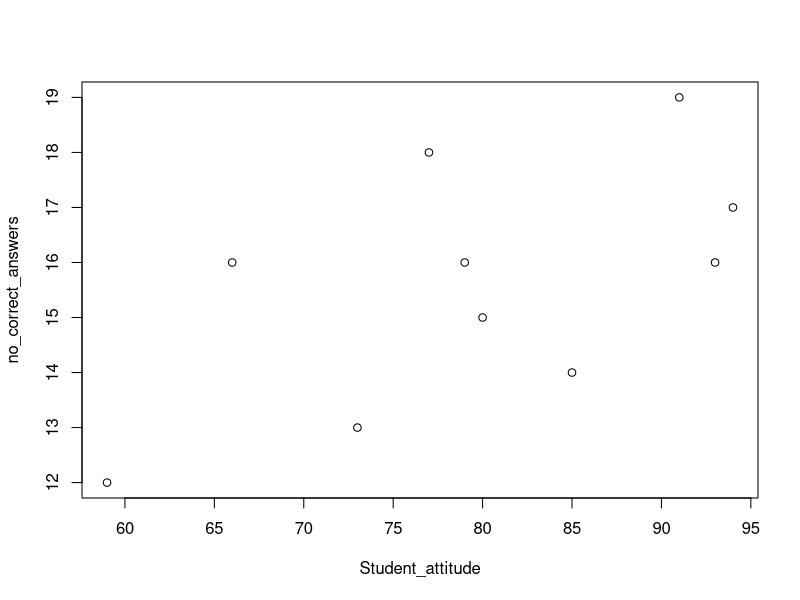
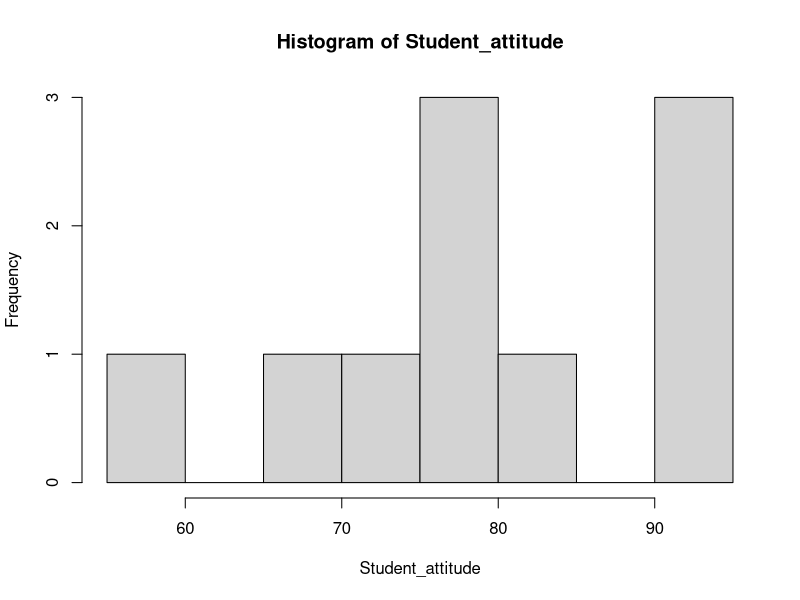
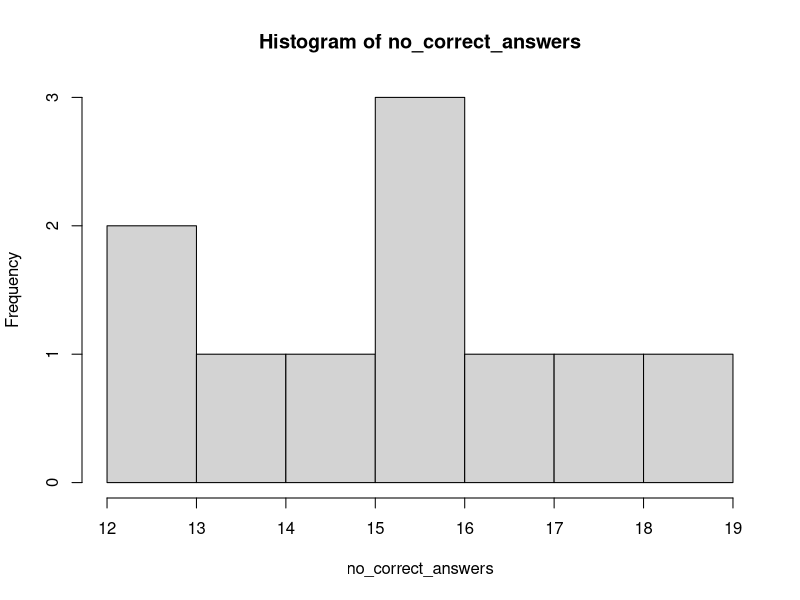
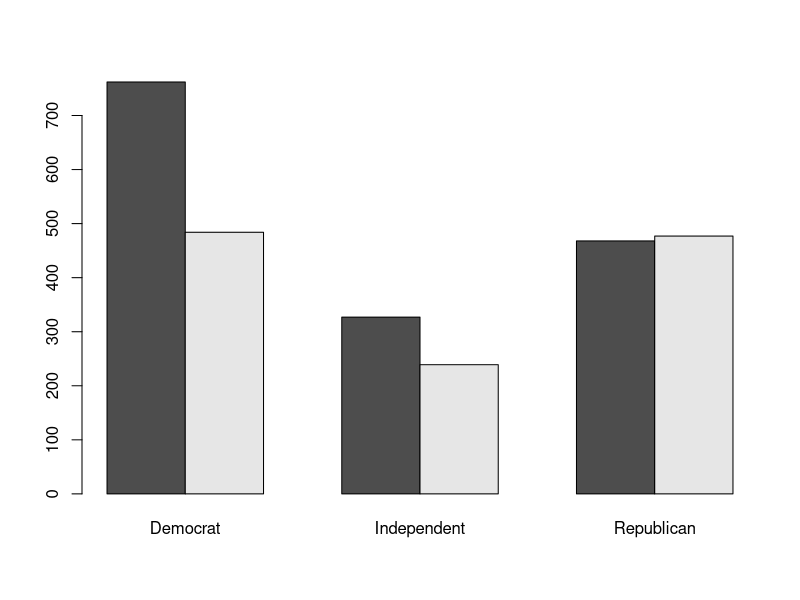
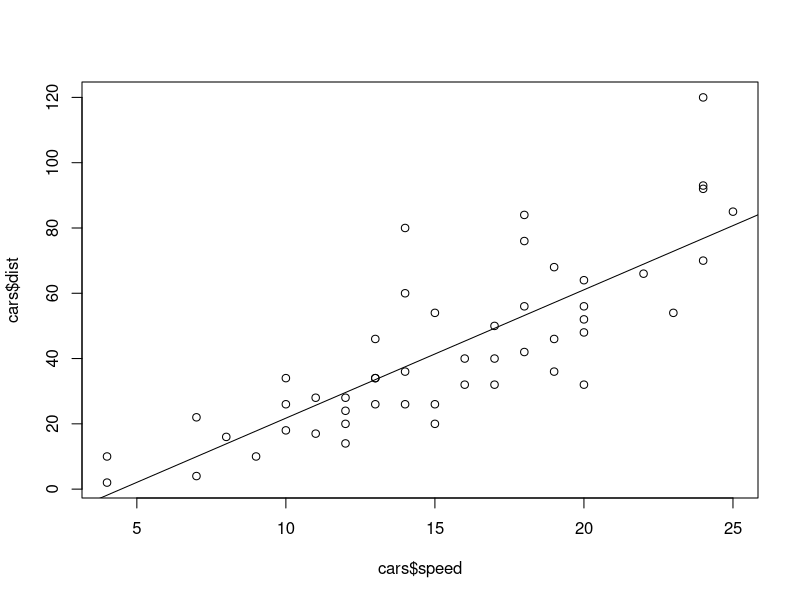
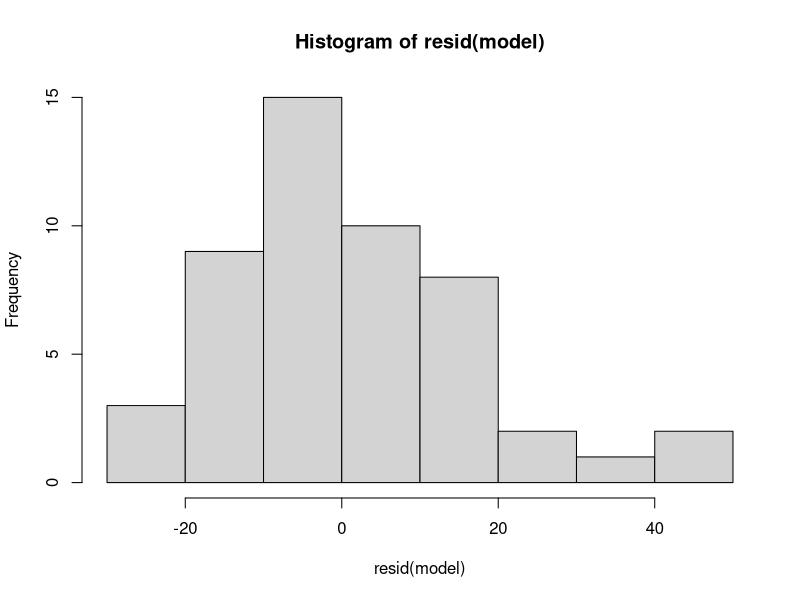
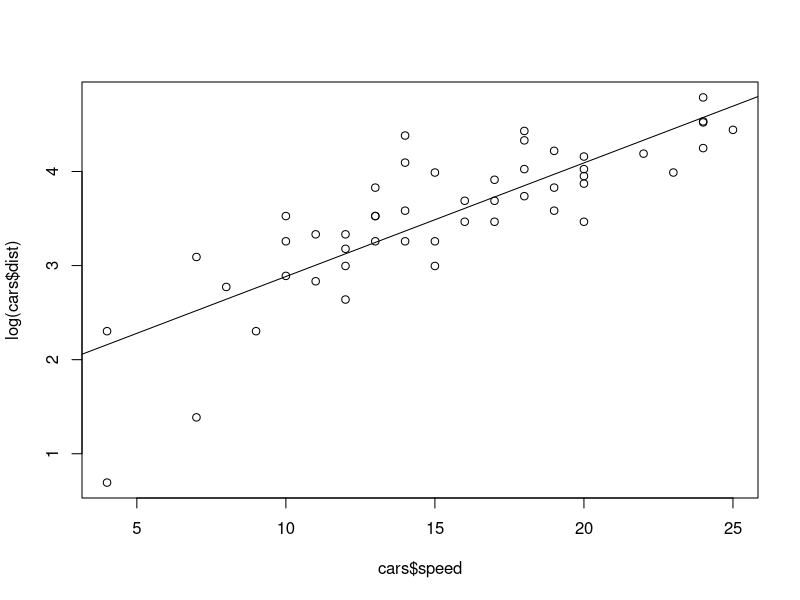
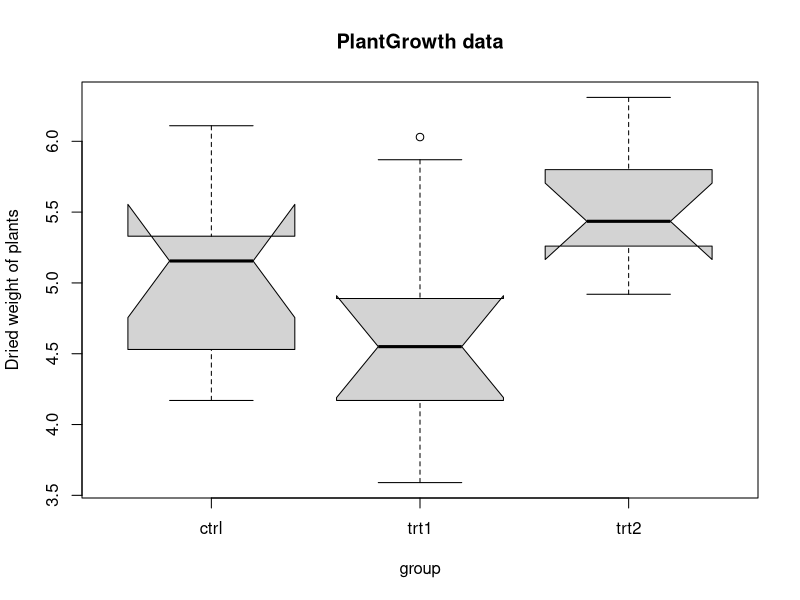

Write R code to recreate these figures, in order.
#----------------- Repeating all tests ----------------
#
# Goal: repeat the statistical tests and methods learned so far.
# Those include: correlations, chi-squared tests, t-tests, wilcoxon tests,
# shapiro tests, anovas, linear models...
#
# Your task: Every student received a red and a green card which you are supposed to raise
# throughout the script. Green = significant, Red = not significant.
# I emphasize this distinction as in cases such as for the Shapiro-Wilk, the red card is
# actually what we would like as an outcome.
#
# The basic analysis is always:
# 1) visual inspection
# 2) independent histograms of the data & shapiro
# 3) the test
# 3b) optional depending on the model: residuals of the model, plotting
#     the model etc.
#
# Lisa Gotzian, June 12, 2019

set.seed(123) # this sets the random generator in our computers to the same!

# If you ever need help for a command or test:
?t.test

#------------------ Correlations --------------------
# defining / loading your data (example from Eugene O'Loughlin)
Student_attitude <- c(94,73,59,80,93,85,66,79,77,91)
no_correct_answers <- c(17,13,12,15,16,14,16,16,18,19)

# 1) visual inspection
plot(Student_attitude, no_correct_answers)

# 2) independent histograms of the data & shapiro
hist(Student_attitude)
hist(no_correct_answers)

# Shapiro-Test - the shapiro test is always part of your procedure
shapiro.test(Student_attitude)
shapiro.test(no_correct_answers)

# F-Test: are the two variances different?
var.test(Student_attitude, no_correct_answers)

# 3) the test: correlation
# Pearson's correlation coefficient
cor(Student_attitude,no_correct_answers)
cor.test(Student_attitude,no_correct_answers)

#------------------------ T-tests------------------------
# defining / loading your data
# Temperature in South Africa
August<- c(18.3,13.3,16.5,12.6,9.5,13.6,8.1,8.9,10,8.3,7.9,8.1,13.4)
November <- c(12.7,11.1,15.3,12.7,10.5,15.6,11.2,14.2,16.2,15.5,19.9,20.4,36.8)

# 1) visual plot
#...

# 2) independent histograms of the data & shapiro
#...

# 3) test
# Student's t Test: is the temperature in August significantly different
# from the one in August?
#...

# Wilcoxon singed rank test: Like a t-test, just with ranked data, which
# could apply to "days in a month"
wilcox.test(August,November)
wilcox.test(August,November,paired=T)

#------------------------ Chi square test --------------------
## From Agresti(2007) p.39
votes <- rbind(c(762, 327, 468), c(484, 239, 477))

# This assigns column and row labels, so "dimension names"
dimnames(votes) <- list(gender = c("F", "M"),
                        party = c("Democrat","Independent", "Republican"))

# 1) Visual inspection
barplot(votes,beside=T)

# 2) histograms/shapiro don't really apply to categorical data

# 3) the chi-square test
chisq.test(votes)  # Prints test summary
Xsq <- chisq.test(votes)
Xsq$observed   # observed counts (same as M)
Xsq$expected   # expected counts under the null

#------------------ Linear model: cars -------------------
# Loading in the data: a dataset of speed & stopping distance of cars.
data(cars)
# The data is from the inbuilt datasets. For these, there is a help available:
help(cars)

# What's the relationship of speed and stopping distance?
# 1) visual plot of cars$speed, cars$dist
#...

# 2) histograms of both to see how they are distributed individually & shapiro
# and a correlation to see their relationship
#...
cor.test(cars$dist, cars$speed)


# 3a) linear model because we have 2 continuous predictors
model <- lm(cars$dist ~ cars$speed) # stopping distance explained by speed
summary(model)

# 3b) plotting the linear model
plot(cars$dist ~ cars$speed) # normal plot
abline(model) # with the model as a line

# 3c) residuals of the model normally distributed?
hist(resid(model)) # histogram of the residuals
shapiro.test(resid(model)) # the shapiro test of normality of the residuals
# The shapiro test yielded p = 0.02152
# This is not "normally distributed" because we can reject the Null-Hypothesis.

# 4a) Log-Transformation
# That's why we log-transform one variable. It's the same linear model
# but log-transforming the response.
# log-transforming: commonly done to have an even better fit.
logModel <- lm(log(cars$dist) ~ cars$speed)

# 4b) plotting the linear model
plot(log(cars$dist) ~ cars$speed)
abline(logModel)

# 4c) residuals normally distributed? Did we do better?
#... # we did do better!


#---------------------- Anova ------------------------
# Loading the data: comparing yields
data(PlantGrowth)
help(PlantGrowth)

# 1) Visual plot
boxplot(weight ~ group, data = PlantGrowth, main = "PlantGrowth data",
        ylab = "Dried weight of plants", col = "lightgray",
        notch = TRUE, varwidth = TRUE)

# 2) histogram of the variables
# This weird-looking code? I just try to get the three groups you can see in the boxplot.
hist(PlantGrowth[PlantGrowth$group == "ctrl","weight"], main = "Histogram of ctrl")
hist(PlantGrowth[PlantGrowth$group == "trt1","weight"], main = "Histogram of trt1")
hist(PlantGrowth[PlantGrowth$group == "trt2","weight"], main = "Histogram of trt2")

shapiro.test(PlantGrowth[PlantGrowth$group == "ctrl","weight"])
shapiro.test(PlantGrowth[PlantGrowth$group == "trt1","weight"])
shapiro.test(PlantGrowth[PlantGrowth$group == "trt2","weight"])

# 3a) run an anova because we have three categories and each result in 
# plantgrowth.

# The following commands are from different packages but essentially do the
# same thing.
anova(lm(weight ~ group, data = PlantGrowth))
summary(aov(weight ~ group, data = PlantGrowth))

# assign it to a "modelaov" object to access it below for the residuals
modelaov <- aov(weight ~ group, data = PlantGrowth)

# 3b) residuals normally distributed?
shapiro.test(resid(modelaov))

# 4) Post-Hoc test
TukeyHSD(modelaov)

#------------------ Some last commands for data analysis ---------------
# Understanding the data: PlantGrowth
str(PlantGrowth)
summary(PlantGrowth)

# Understanding one variable: PlantGrowth$weight
sum(PlantGrowth$weight)
mean(PlantGrowth$weight)
median(PlantGrowth$weight)
var(PlantGrowth$weight)
sd(PlantGrowth$weight)

# Understanding two variables (apart from the tests above)
# we do a table!
table(PlantGrowth$weight, PlantGrowth$group)
